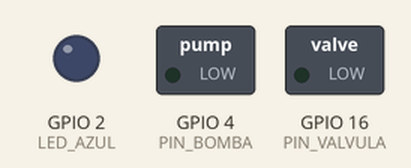
Simulated run of this sketch. Board: ESP32. On the bench: switched loads named in the sketch (green lamp = pin HIGH), output pins drawn as LEDs (lit = HIGH). Wiring (inferred from the names in the program): DS3231 clock at I2C address 0x68. WiFi joins after 1.5 s; servers stay silent unless stated; uploads are accepted with an empty reply; the local clock reads 2024-03-15 10:24:30 at power-on unless the sketch sets it; what the sketch prints to the serial monitor is not drawn. At 80.4 s the program puts the board to deep sleep or switches it off; the recording ends there.

Above: at 0.0 s.
At 2.1 s:
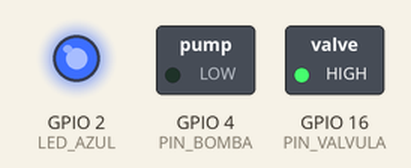
At 21.14 s:
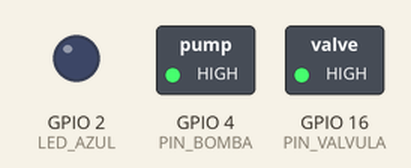
At 39.89 s:
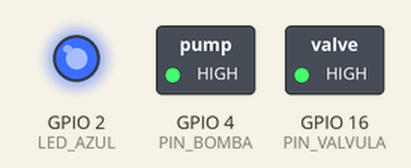
Timing chart, 0 to 40.0 s (numbered marks = the images above):
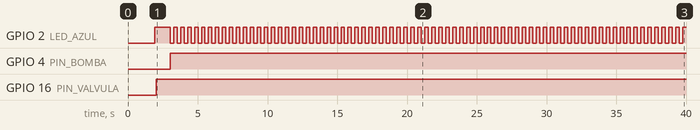

Measured:
- by itself, GPIO 2 (LED_AZUL): repeats every 0.50 s: LOW 0.25 s, HIGH 0.25 s
- by itself, GPIO 4 (PIN_BOMBA): LOW → HIGH at 3.0 s
- by itself, GPIO 16 (PIN_VALVULA): LOW → HIGH at 2.0 s

The sketch:

esp32_rega_valvula.ino
```cpp
/*
  =============================================================================
  SISTEMA DE IRRIGAÇÃO SOLAR AUTOMATIZADO - V2 (BOMBA 12V + VÁLVULA SOLENOIDE NF)
  =============================================================================
  - Hardware:
      * Módulo Relé 1 (Bomba d'água 12V)          ➔ GPIO 4
      * Módulo Relé 2 (Válvula Solenoide 12V NF)  ➔ GPIO 16
      * Módulo RTC DS3231 (Relógio de Precisão)   ➔ I2C (SDA=GPIO 21, SCL=GPIO 22)
      * LED Azul de Status                        ➔ GPIO 2
  - Sequência Hidráulica de Operação (Proteção Anti-Golpe de Aríete):
      1. Abre Válvula Solenoide (GPIO 16)
      2. Espera 1 segundo para desobstrução e alívio de pressão na linha
      3. Liga a Bomba d'água (GPIO 4)
      4. Mantém ambos ativos pelo tempo de rega (60 segundos)
      5. Desliga a Bomba d'água primeiro
      6. Espera 1 segundo para drenagem e alívio do fluxo
      7. Fecha a Válvula Solenoide (NF)
  - Grade Diurna Oficial (13 Regas):
      06:30, 08:00, 09:30, 10:30, 11:30, 12:00, 13:00, 14:00, 15:00, 16:00, 17:00, 18:00, 19:30
  - Duração: 60 SEGUNDOS (1 minuto) em todas as regas e no Boot inicial
  - Modo Sono: Deep Sleep Ultra-Econômico (< 15mA) travando pinos 4 e 16 em LOW
  =============================================================================
*/

#include <WiFi.h>
#include <HTTPClient.h>
#include <WiFiClientSecure.h>
#include <Wire.h>
#include <time.h>
#include <ArduinoOTA.h>
#include <esp_wifi.h>
#include <esp_bt.h>
#include "driver/rtc_io.h"
#include "soc/soc.h"
#include "soc/rtc_cntl_reg.h"

// Pinos I2C do RTC DS3231 (SDA D21, SCL D22)
#define I2C_SDA 21
#define I2C_SCL 22
#define RTC_I2C_ADDRESS 0x68

#define LED_AZUL        2   // LED Azul embutido
#define PIN_BOMBA       4   // Relé 1: Bomba d'água 12V (GPIO 4)
#define PIN_VALVULA    16   // Relé 2: Válvula Solenoide 12V Normalmente Fechada (GPIO 16)

// Configuração do Nível Lógico dos Módulos Relé:
// - Se o seu relé for Active-HIGH (ou tiver jumper na posição 'H'): RELE_LIGADO = HIGH, RELE_DESLIGADO = LOW
// - Se o seu relé for Active-LOW (ou tiver jumper na posição 'L'): RELE_LIGADO = LOW, RELE_DESLIGADO = HIGH
const int RELE_LIGADO    = HIGH;
const int RELE_DESLIGADO = LOW;

// Configurações Fixas de Tempo de Rega
#define DURACAO_REGA_PADRAO_SEC 60 // 60 segundos (1 minuto) em todas as regas normais
#define DURACAO_REGA_BOOT_SEC   60 // 60 segundos (1 minuto) na rega inicial no reset/boot

const char* WIFI_SSID       = "AP104-2.4G  "; // Dois espaços no final
const char* WIFI_PASSWORD   = "papagaio";
const char* VERCEL_POST_URL = "https://projeto-esp32-irrigacao.vercel.app/api/esp32";

// Configurações de NTP (Sincronização de Hora Oficial via Internet)
// Fuso Horário: GMT-4 (Hora do Brasil Central / Manaus / Cuiabá)
const long GMT_OFFSET_SEC        = -4 * 3600;
const int  DAYLIGHT_OFFSET_SEC   = 0;
const char* NTP_SERVER_1         = "a.st1.ntp.br";
const char* NTP_SERVER_2         = "pool.ntp.org";
const char* NTP_SERVER_3         = "time.google.com";

// Tempo de sono do Modo Emergência caso o RTC/NTP falhem: 8 Horas (28800 segundos)
const uint64_t SEGUNDOS_EMERGENCIA_8H = 28800ULL;

// Variáveis persistentes na memória RTC do ESP32 durante o Deep Sleep
RTC_DATA_ATTR int cicloRega = 1;
RTC_DATA_ATTR uint32_t epochTimePersistente = 0;
RTC_DATA_ATTR uint64_t ultimoSegundosSono = 0;

uint8_t decToBcd(uint8_t val) { return ((val / 10 * 16) + (val % 10)); }
uint8_t bcdToDec(uint8_t val) { return ((val / 16 * 10) + (val % 16)); }

void setRTCDateTime(uint8_t sec, uint8_t min, uint8_t hour, uint8_t day, uint8_t month, uint16_t year) {
  Wire.beginTransmission(RTC_I2C_ADDRESS);
  Wire.write(0x00);
  Wire.write(decToBcd(sec));
  Wire.write(decToBcd(min));
  Wire.write(decToBcd(hour));
  Wire.write(decToBcd(1));
  Wire.write(decToBcd(day));
  Wire.write(decToBcd(month));
  Wire.write(decToBcd(year - 2000));
  Wire.endTransmission();
}

bool sincronizarRTCComNTP() {
  if (WiFi.status() != WL_CONNECTED) {
    return false;
  }
  Serial.println("🌐 [NTP] Consultando horário oficial na internet...");
  configTime(GMT_OFFSET_SEC, DAYLIGHT_OFFSET_SEC, NTP_SERVER_1, NTP_SERVER_2, NTP_SERVER_3);

  struct tm timeinfo;
  int tentativas = 0;
  while (!getLocalTime(&timeinfo) && tentativas < 25) {
    delay(150);
    tentativas++;
  }

  if (getLocalTime(&timeinfo)) {
    int ano = timeinfo.tm_year + 1900;
    if (ano >= 2026 && ano <= 2035) {
      setRTCDateTime(timeinfo.tm_sec, timeinfo.tm_min, timeinfo.tm_hour,
                     timeinfo.tm_mday, timeinfo.tm_mon + 1, ano);
      Serial.printf("⏰ [NTP ➔ RTC] Sucesso! Relógio calibrado: %02d/%02d/%04d %02d:%02d:%02d\n",
                    timeinfo.tm_mday, timeinfo.tm_mon + 1, ano,
                    timeinfo.tm_hour, timeinfo.tm_min, timeinfo.tm_sec);
      return true;
    }
  }
  Serial.println("⚠️ [NTP] Servidor NTP não respondeu a tempo.");
  return false;
}

void ajustarRTCDataCompilacao() {
  const char* meses[] = {"Jan", "Feb", "Mar", "Apr", "May", "Jun", "Jul", "Aug", "Sep", "Oct", "Nov", "Dec"};
  char mesStr[4];
  int dia = 1, ano = 2026, hora = 0, min = 0, seg = 0;
  sscanf(__DATE__, "%s %d %d", mesStr, &dia, &ano);
  sscanf(__TIME__, "%d:%d:%d", &hora, &min, &seg);

  int mes = 1;
  for (int i = 0; i < 12; i++) {
    if (strncmp(mesStr, meses[i], 3) == 0) {
      mes = i + 1;
      break;
    }
  }
  setRTCDateTime(seg, min, hora, dia, mes, ano);
  Serial.printf("⏰ [RTC] Relógio calibrado com data/hora de compilação: %02d/%02d/%04d %02d:%02d:%02d\n",
                dia, mes, ano, hora, min, seg);
}

bool lerHoraRTC(int &seg, int &min, int &hora, int &dia, int &mes, int &ano) {
  Wire.beginTransmission(RTC_I2C_ADDRESS);
  Wire.write(0x00);
  byte error = Wire.endTransmission();
  if (error != 0) {
    Serial.printf("⚠️ [I2C] Nenhum dispositivo respondeu no endereço 0x%02X (Erro I2C: %d)\n", RTC_I2C_ADDRESS, error);
    return false;
  }

  Wire.requestFrom(RTC_I2C_ADDRESS, 7);
  if (Wire.available() >= 7) {
    seg  = bcdToDec(Wire.read() & 0x7F);
    min  = bcdToDec(Wire.read());
    hora = bcdToDec(Wire.read() & 0x3F);
    Wire.read(); // dia da semana
    dia  = bcdToDec(Wire.read());
    mes  = bcdToDec(Wire.read());
    ano  = bcdToDec(Wire.read()) + 2000;

    if (ano >= 2026 && ano <= 2035 && mes >= 1 && mes <= 12 && dia >= 1 && dia <= 31) {
      return true;
    } else {
      Serial.printf("⚠️ [RTC] Módulo detectado na I2C sem hora gravada (%02d/%02d/%04d). Calibrando automaticamente...\n", dia, mes, ano);
      ajustarRTCDataCompilacao();
      delay(50);
      Wire.beginTransmission(RTC_I2C_ADDRESS);
      Wire.write(0x00);
      Wire.endTransmission();
      Wire.requestFrom(RTC_I2C_ADDRESS, 7);
      if (Wire.available() >= 7) {
        seg  = bcdToDec(Wire.read() & 0x7F);
        min  = bcdToDec(Wire.read());
        hora = bcdToDec(Wire.read() & 0x3F);
        Wire.read();
        dia  = bcdToDec(Wire.read());
        mes  = bcdToDec(Wire.read());
        ano  = bcdToDec(Wire.read()) + 2000;
        return (ano >= 2026 && ano <= 2035);
      }
      return false;
    }
  }
  return false;
}

bool conectarWiFiRobusto() {
  Serial.println("🌐 Conectando à rede Wi-Fi para telemetria...");
  WiFi.persistent(false);
  WiFi.mode(WIFI_STA);
  WiFi.setTxPower(WIFI_POWER_19_5dBm);
  WiFi.begin(WIFI_SSID, WIFI_PASSWORD);

  int t = 0;
  while (WiFi.status() != WL_CONNECTED && t < 60) {
    digitalWrite(LED_AZUL, !digitalRead(LED_AZUL));
    delay(250);
    t++;
  }

  if (WiFi.status() == WL_CONNECTED) {
    digitalWrite(LED_AZUL, HIGH);
    Serial.printf("✅ Wi-Fi Conectado com sucesso! (IP: %s)\n", WiFi.localIP().toString().c_str());
    sincronizarRTCComNTP();
    return true;
  }

  digitalWrite(LED_AZUL, LOW);
  return false;
}

void reportarRegaParaVercel(int duracao, String horaFormatada, String motivo) {
  if (!conectarWiFiRobusto()) {
    Serial.println("⚠️ Wi-Fi offline ou fora de alcance. Rega executada localmente!");
    return;
  }

  WiFiClientSecure client;
  client.setInsecure();

  HTTPClient http;
  http.setTimeout(12000);
  http.begin(client, VERCEL_POST_URL);
  http.addHeader("Content-Type", "application/json");

  String payload = "{\"waterCompleted\":true,\"durationSec\":" + String(duracao) +
                   ",\"rtcTime\":\"" + horaFormatada +
                   "\",\"source\":\"" + motivo +
                   "\",\"actuators\":\"Bomba (GPIO 4) + Valvula (GPIO 16)\"}";

  Serial.printf("📤 Enviando telemetria para Vercel: %s\n", payload.c_str());
  int httpCode = http.POST(payload);

  if (httpCode > 0) {
    Serial.printf("✅ [Vercel] Enviado com Sucesso! (HTTP %d)\n", httpCode);
  } else {
    Serial.printf("❌ [Vercel] Erro HTTP: %s\n", http.errorToString(httpCode).c_str());
  }
  http.end();
}

// Sequência Hidráulica Segura: Válvula Solenoide NF + Bomba d'água 12V
void executarRegaCompleta(int duracaoSec, String horaStr, String motivo) {
  Serial.println("\n=======================================================");
  Serial.printf("💦 INICIANDO REGA: BOMBA + VÁLVULA SOLENOIDE (%d seg)\n", duracaoSec);
  Serial.println("=======================================================");

  // 1. Abre a Válvula Solenoide 12V (NF -> Aberta)
  Serial.println("🚰 [1/4] Abrindo Válvula Solenoide (GPIO 16)...");
  digitalWrite(PIN_VALVULA, RELE_LIGADO);
  delay(1000); // 1 segundo de folga para aliviar contrapressão na tubulação

  // 2. Liga a Bomba d'água 12V
  Serial.println("⚡ [2/4] Ligando Bomba d'água (GPIO 4)...");
  digitalWrite(PIN_BOMBA, RELE_LIGADO);
  Serial.println("🌿 Bomba e Válvula operando em conjunto!");

  // 3. Mantém ambos ativos durante a rega, piscando o LED Azul
  int totalPiscadas = (duracaoSec * 1000) / 250;
  for (int i = 0; i < totalPiscadas; i++) {
    digitalWrite(LED_AZUL, !digitalRead(LED_AZUL));
    delay(250);
  }

  // 4. Desliga a Bomba primeiro (evita sobrepressão hidráulica e golpe de aríete)
  Serial.println("🛑 [3/4] Desligando Bomba d'água primeiro...");
  digitalWrite(PIN_BOMBA, RELE_DESLIGADO);
  delay(1000); // 1 segundo para vazão residual drenar antes do bloqueio da válvula

  // 5. Fecha a Válvula Solenoide (NF -> Fechada)
  Serial.println("🔒 [4/4] Fechando Válvula Solenoide (GPIO 16)...");
  digitalWrite(PIN_VALVULA, RELE_DESLIGADO);
  digitalWrite(LED_AZUL, HIGH);
  Serial.println("✅ Irrigação concluída! Bomba e Válvula totalmente desativadas.");

  // 6. Conecta Wi-Fi e envia telemetria para a Vercel
  reportarRegaParaVercel(duracaoSec, horaStr, motivo);
}

void executarJanelaOTA(int segundosLimit) {
  pinMode(LED_AZUL, OUTPUT);
  digitalWrite(LED_AZUL, HIGH);

  Serial.println("\n=======================================================");
  Serial.printf("   📡 JANELA OTA DE %d SEGUNDOS ATIVADA NO BOOT\n", segundosLimit);
  Serial.println("=======================================================");

  for (int i = 0; i < 20; i++) {
    digitalWrite(LED_AZUL, !digitalRead(LED_AZUL));
    delay(50);
  }
  digitalWrite(LED_AZUL, LOW);

  Serial.println("🌐 Conectando à rede Wi-Fi para escutar OTA...");
  WiFi.persistent(false);
  WiFi.mode(WIFI_STA);
  WiFi.begin(WIFI_SSID, WIFI_PASSWORD);

  int t = 0;
  while (WiFi.status() != WL_CONNECTED && t < 40) {
    digitalWrite(LED_AZUL, !digitalRead(LED_AZUL));
    delay(250);
    t++;
  }

  if (WiFi.status() == WL_CONNECTED) {
    Serial.println("\n✅ Wi-Fi Conectado com sucesso!");
    Serial.print("   → IP do ESP32 para OTA: ");
    Serial.println(WiFi.localIP());
    digitalWrite(LED_AZUL, HIGH);
  } else {
    Serial.println("\n❌ Falha ao conectar ao Wi-Fi. Cancelando janela OTA...");
    WiFi.disconnect(true);
    WiFi.mode(WIFI_OFF);
    digitalWrite(LED_AZUL, LOW);
    return;
  }

  ArduinoOTA.setHostname("esp32-rega-valvula");

  ArduinoOTA.onStart([]() {
    String type = (ArduinoOTA.getCommand() == U_FLASH) ? "sketch" : "filesystem";
    Serial.println("\n[OTA] Recebendo gravação sem fio: " + type);
    for (int i = 0; i < 10; i++) {
      digitalWrite(LED_AZUL, !digitalRead(LED_AZUL));
      delay(50);
    }
  });

  ArduinoOTA.onEnd([]() {
    Serial.println("\n[OTA] Atualização concluída com sucesso! Reiniciando...");
  });

  ArduinoOTA.onProgress([](unsigned int progress, unsigned int total) {
    Serial.printf("[OTA] Progresso: %u%%\r", (progress / (total / 100)));
    digitalWrite(LED_AZUL, !digitalRead(LED_AZUL));
  });

  ArduinoOTA.onError([](ota_error_t error) {
    Serial.printf("\n[OTA] Erro [%u]\n", error);
  });

  ArduinoOTA.begin();
  Serial.println("📡 Serviço OTA pronto. Aguardando gravação...");

  unsigned long startMillis = millis();
  unsigned long ultimoPrint = 0;
  unsigned long ultimoPisca = 0;

  while ((millis() - startMillis) < ((unsigned long)segundosLimit * 1000)) {
    ArduinoOTA.handle();

    if (millis() - ultimoPisca >= 300) {
      ultimoPisca = millis();
      digitalWrite(LED_AZUL, !digitalRead(LED_AZUL));
    }

    if (millis() - ultimoPrint >= 5000) {
      ultimoPrint = millis();
      int restante = segundosLimit - (int)((millis() - startMillis) / 1000);
      Serial.printf("🛠️ [Janela OTA] Tempo restante: %d segundos...\n", restante);
    }
    delay(10);
  }

  Serial.println("\n⏰ Tempo da janela OTA esgotado. Desligando Wi-Fi e prosseguindo...");
  WiFi.disconnect(true);
  WiFi.mode(WIFI_OFF);
  digitalWrite(LED_AZUL, LOW);
  Serial.println("=======================================================");
}

// 13 Horários Oficiais de Rega (minutos desde a meia-noite):
// 06:30, 08:00, 09:30, 10:30, 11:30, 12:00, 13:00, 14:00, 15:00, 16:00, 17:00, 18:00, 19:30
const int HORARIOS_REGA[] = { 390, 480, 570, 630, 690, 720, 780, 840, 900, 960, 1020, 1080, 1170 };
const int QTD_HORARIOS = sizeof(HORARIOS_REGA) / sizeof(HORARIOS_REGA[0]);

uint64_t calcularSegundosParaProximaRega(int hora, int min, int seg) {
  int atualMinutos = hora * 60 + min;
  int proximoMinutos = -1;

  for (int i = 0; i < QTD_HORARIOS; i++) {
    if (HORARIOS_REGA[i] > atualMinutos) {
      proximoMinutos = HORARIOS_REGA[i];
      break;
    }
  }

  int minutosAteProximo = 0;
  if (proximoMinutos != -1) {
    minutosAteProximo = proximoMinutos - atualMinutos;
  } else {
    // Passou das 19:30. O próximo é 06:30 da manhã seguinte
    minutosAteProximo = (1440 - atualMinutos) + HORARIOS_REGA[0];
  }

  uint64_t segundos = ((uint64_t)minutosAteProximo * 60ULL) - (uint64_t)seg;
  if (segundos < 60) {
    segundos = 60;
  }
  return segundos;
}

void setup() {
  WRITE_PERI_REG(RTC_CNTL_BROWN_OUT_REG, 0);
  WiFi.mode(WIFI_OFF);
  btStop();

  // Libera pinos de retenção de Deep Sleep
  gpio_hold_dis(GPIO_NUM_4);
  gpio_hold_dis(GPIO_NUM_16);

  Serial.begin(115200);
  delay(300);

  // Inicializa barramento I2C nos pinos SDA=21 e SCL=22
  Wire.begin(I2C_SDA, I2C_SCL);
  delay(100);

  esp_sleep_wakeup_cause_t wakeup_reason = esp_sleep_get_wakeup_cause();

  // Se for Boot Frio (Reset manual ou ligar na fonte), conecta imediatamente ao Wi-Fi para sincronizar o RTC via NTP
  if (wakeup_reason == ESP_SLEEP_WAKEUP_UNDEFINED) {
    Serial.println("🚀 [BOOT FRIO] Conectando ao Wi-Fi para sincronizar relógio via NTP...");
    conectarWiFiRobusto();
  }

  pinMode(LED_AZUL, OUTPUT);
  digitalWrite(LED_AZUL, HIGH);

  // Inicializa os pinos da Bomba e da Válvula desativados
  pinMode(PIN_BOMBA, OUTPUT);
  digitalWrite(PIN_BOMBA, RELE_DESLIGADO);

  pinMode(PIN_VALVULA, OUTPUT);
  digitalWrite(PIN_VALVULA, RELE_DESLIGADO);

  Serial.println("\n=======================================================");
  Serial.println("   SISTEMA DE IRRIGAÇÃO V2 (BOMBA 12V + VÁLVULA NF)");
  Serial.println("=======================================================");

  int seg = 0, min = 0, hora = 0, dia = 0, mes = 0, ano = 0;
  char timeBuffer[30] = "Hora Invalida";
  bool rtcValido = lerHoraRTC(seg, min, hora, dia, mes, ano);

  // Fallback 1: se o RTC físico não respondeu (erro I2C), usa a hora oficial já sincronizada via NTP
  if (!rtcValido) {
    struct tm ti;
    if (getLocalTime(&ti)) {
      int ano_ntp = ti.tm_year + 1900;
      if (ano_ntp >= 2026 && ano_ntp <= 2035) {
        seg  = ti.tm_sec;
        min  = ti.tm_min;
        hora = ti.tm_hour;
        dia  = ti.tm_mday;
        mes  = ti.tm_mon + 1;
        ano  = ano_ntp;
        rtcValido = true;
        Serial.printf("🌐 [NTP ADOTADO] Relógio sincronizado com sucesso: %02d/%02d/%04d %02d:%02d:%02d\n",
                      dia, mes, ano, hora, min, seg);
        setRTCDateTime(seg, min, hora, dia, mes, ano);
      }
    }
  }

  // Fallback 2: se o RTC falhou mesmo após NTP e temos hora na RAM de sono anterior
  if (!rtcValido && epochTimePersistente > 0 && ultimoSegundosSono > 0) {
    Serial.println("⚠️ [RTC FALLBACK] Recuperando hora pela memória RAM...");
    epochTimePersistente += (uint32_t)ultimoSegundosSono;
    time_t t_calc = (time_t)epochTimePersistente;
    struct tm *tm_calc = localtime(&t_calc);
    if (tm_calc != NULL) {
      seg  = tm_calc->tm_sec;
      min  = tm_calc->tm_min;
      hora = tm_calc->tm_hour;
      dia  = tm_calc->tm_mday;
      mes  = tm_calc->tm_mon + 1;
      ano  = tm_calc->tm_year + 1900;
      rtcValido = true;
      setRTCDateTime(seg, min, hora, dia, mes, ano);
    }
  }

  if (rtcValido) {
    snprintf(timeBuffer, sizeof(timeBuffer), "%02d/%02d/%04d %02d:%02d:%02d", dia, mes, ano, hora, min, seg);
    Serial.printf("⏰ Horário Atual Validado: %s\n", timeBuffer);
  } else {
    Serial.println("⚠️ Nenhum módulo RTC DS3231 ou NTP respondeu no circuito.");
  }

  // Duração da rega fixa: 60s em todas as regas e no Boot inicial
  int duracaoRegaSec = (wakeup_reason == ESP_SLEEP_WAKEUP_UNDEFINED) ? DURACAO_REGA_BOOT_SEC : DURACAO_REGA_PADRAO_SEC;
  String motivo = (wakeup_reason == ESP_SLEEP_WAKEUP_UNDEFINED) ? "Rega Inicial (Boot)" : ("Rega Agendada #" + String(cicloRega));

  // Executa a sequência completa (Válvula -> Bomba -> Bomba Desliga -> Válvula Desliga) e envia para a Vercel
  executarRegaCompleta(duracaoRegaSec, String(timeBuffer), motivo);
  cicloRega++;

  // Janela OTA rápida de 15 segundos no boot frio/reset para permitir testes pontuais imediatos
  if (wakeup_reason == ESP_SLEEP_WAKEUP_UNDEFINED) {
    executarJanelaOTA(15);
  }

  // Recalcula hora fresca para agendamento de sono com máxima precisão
  if (!lerHoraRTC(seg, min, hora, dia, mes, ano)) {
    struct tm ti;
    if (getLocalTime(&ti)) {
      seg  = ti.tm_sec;
      min  = ti.tm_min;
      hora = ti.tm_hour;
      dia  = ti.tm_mday;
      mes  = ti.tm_mon + 1;
      ano  = ti.tm_year + 1900;
      rtcValido = true;
    }
  } else {
    rtcValido = true;
  }

  // Calcula o sono exato até a próxima rega agendada
  uint64_t segundosSono = SEGUNDOS_EMERGENCIA_8H;
  if (rtcValido) {
    segundosSono = calcularSegundosParaProximaRega(hora, min, seg);
    int horasSono = segundosSono / 3600;
    int minutosRestantes = (segundosSono % 3600) / 60;
    Serial.printf("🌿 [AGENDAMENTO NORMAL] Próxima rega em %02d:%02d (%llu seg)...\n",
                  horasSono, minutosRestantes, segundosSono);

    struct tm tm_sleep;
    tm_sleep.tm_sec = seg;
    tm_sleep.tm_min = min;
    tm_sleep.tm_hour = hora;
    tm_sleep.tm_mday = dia;
    tm_sleep.tm_mon = mes - 1;
    tm_sleep.tm_year = ano - 1900;
    tm_sleep.tm_isdst = -1;
    time_t t_sleep = mktime(&tm_sleep);
    if (t_sleep != -1) {
      epochTimePersistente = (uint32_t)t_sleep;
    }
  } else {
    segundosSono = SEGUNDOS_EMERGENCIA_8H; // 8 HORAS de Emergência
    Serial.printf("⚠️ [MODO DE EMERGÊNCIA] Relógio sem hora. Próxima rega em 8 HORAS (%llu seg)!\n", segundosSono);
  }

  ultimoSegundosSono = segundosSono;

  digitalWrite(LED_AZUL, LOW);
  pinMode(PIN_BOMBA, OUTPUT);
  digitalWrite(PIN_BOMBA, RELE_DESLIGADO);
  pinMode(PIN_VALVULA, OUTPUT);
  digitalWrite(PIN_VALVULA, RELE_DESLIGADO);

  WiFi.disconnect(true);
  WiFi.mode(WIFI_OFF);
  Serial.flush();

  // Trava com segurança os pinos da Bomba e da Válvula desligados durante o Deep Sleep
  gpio_hold_en(GPIO_NUM_4);
  gpio_hold_en(GPIO_NUM_16);
  gpio_deep_sleep_hold_en();

  esp_sleep_enable_timer_wakeup(segundosSono * 1000000ULL);
  esp_deep_sleep_start();
}

void loop() {
  // Deep Sleep
}
```
